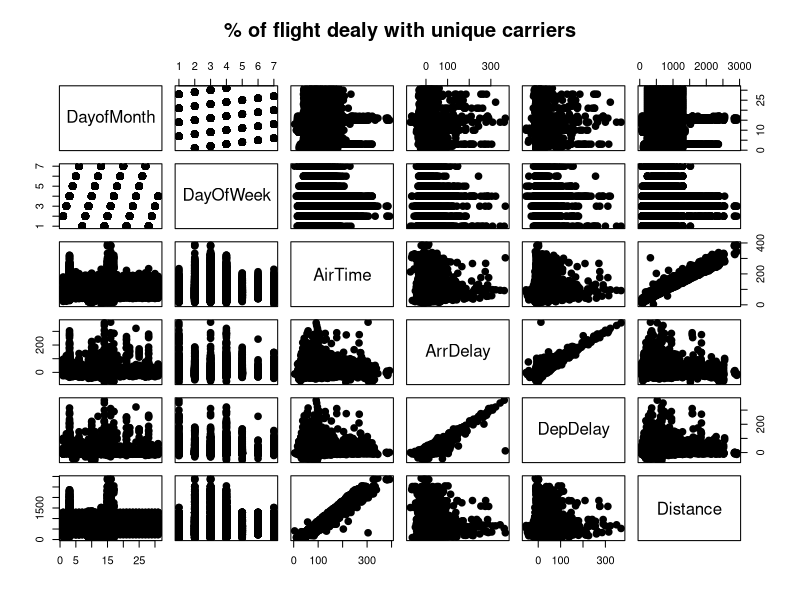
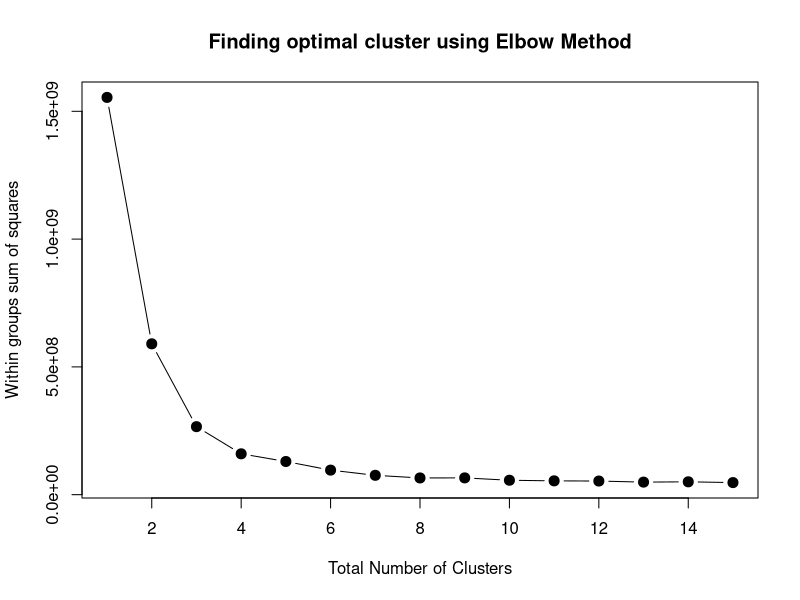
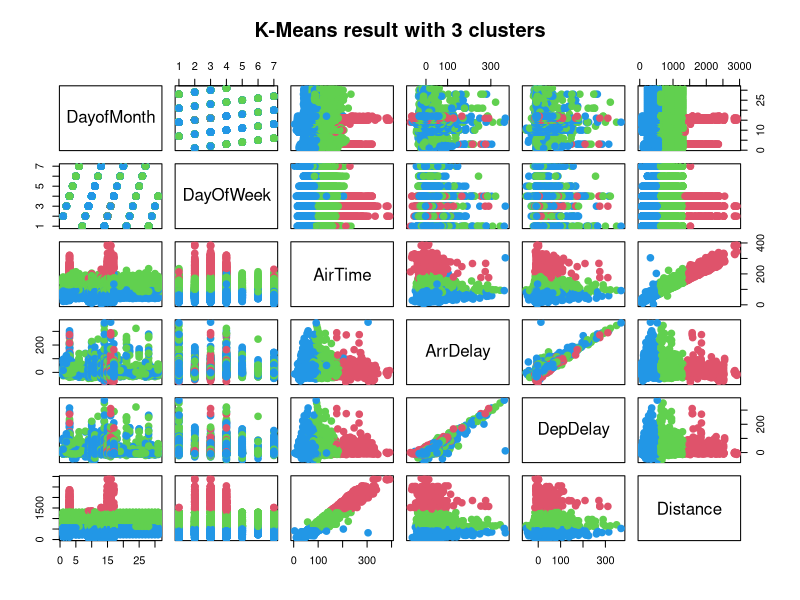

Recreate these plots in R, in order.

# Getting data from the source
flightrec <- read.csv('Sample2008_final.csv')

flightrec.new = flightrec

# Removing unnecessary colums from the data
flightrec.new$SN <- NULL
flightrec.new$Year <- NULL
flightrec.new$Month <- NULL
flightrec.new$DepTime <- NULL
flightrec.new$CRSDepTime <- NULL
flightrec.new$ArrTime <- NULL
flightrec.new$CRSArrTime <- NULL

# Getting summary of the data to see the new dataframe
summary(flightrec.new)

# Subset the flight record data
new.data = flightrec.new[,c(1,2,8,9,10,13)]

# Plot subset data
plot(new.data, main = "% of flight dealy with unique carriers", pch =20, cex =2)


# Checking the optimal number of clusters given the data from k=2 to k=15

new_data <- new.data
wss <- (nrow(new_data)-1)*sum(apply(new_data,2,var))
for (i in 2:15) wss[i] <- sum(kmeans(new_data,
                                     centers=i)$withinss)
plot(1:15, wss, type="b", xlab="Total Number of Clusters",
     ylab="Within groups sum of squares",
     main="Finding optimal cluster using Elbow Method",
     pch=20, cex=2)



# Perform K-Means with the optimal number of clusters identified from the Elbow method K=3
set.seed(7)
kmclustering = kmeans(new.data, 3, nstart=100)

# Examine the result of the clustering algorithm
kmclustering

#plotting the result
plot(new.data, col =(kmclustering$cluster +1) , main="K-Means result with 3 clusters", pch=20, cex=2)
